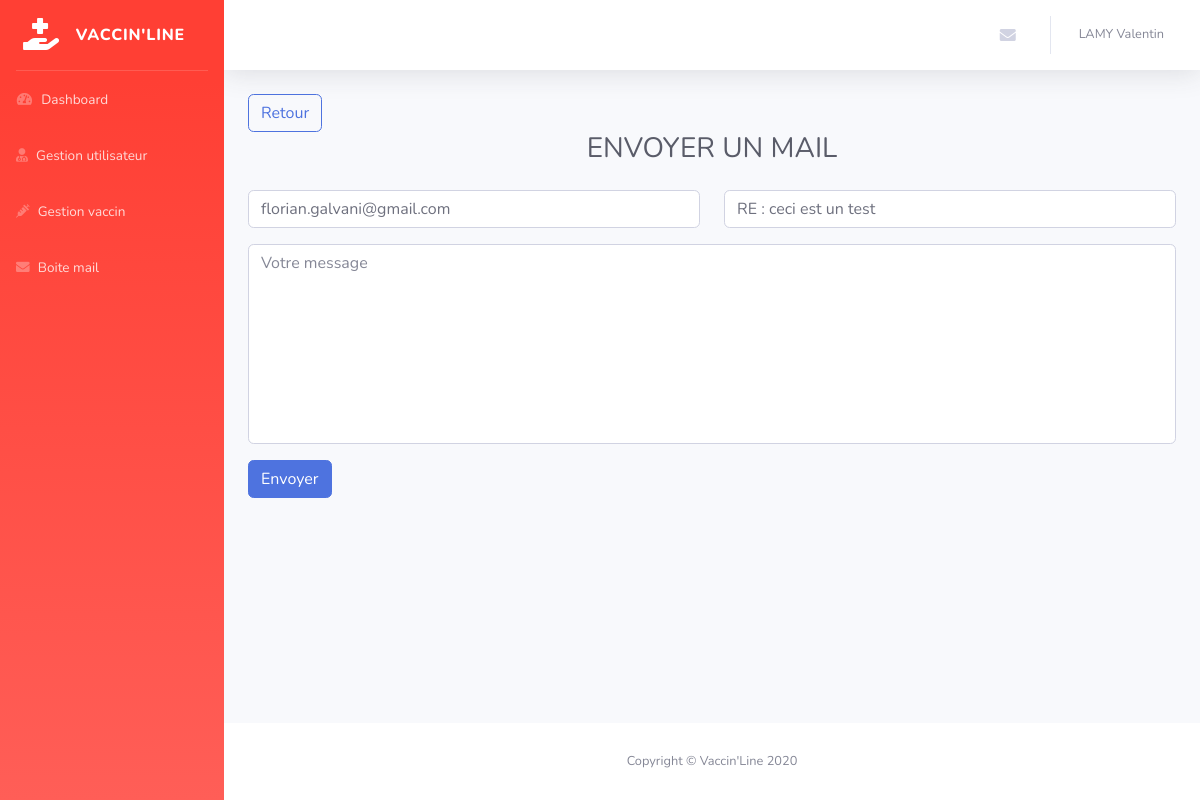
Screenshot of /admin/reply-mail.php?id=7 (signed in) with the database file from the repository.
### tables this page shows
CREATE TABLE `vl_contacts` (
  `id` int(11) NOT NULL,
  `email` varchar(150) NOT NULL,
  `message` varchar(255) NOT NULL,
  `created_at` datetime NOT NULL,
  `lu` varchar(3) NOT NULL DEFAULT 'non',
  `object` varchar(255) NOT NULL,
  `status` int(11) NOT NULL DEFAULT 1
);

### admin/inc/header-back.php (the view, shortened to what this page needs)
<!DOCTYPE html>
<html lang="fr">
<head>
    <link href="vendor/fontawesome-free/css/all.min.css" rel="stylesheet" type="text/css">
    <link href="asset/css/sb-admin-2.min.css" rel="stylesheet">
</head>
<body id="page-top">
    <div id="wrapper">
        <ul class="navbar-nav bg-gradient-primary sidebar sidebar-dark accordion" id="accordionSidebar">
            <a class="sidebar-brand d-flex align-items-center justify-content-center" href="../index.php">
                <div class="sidebar-brand-icon ">
                    <i class="fas fa-hand-holding-medical"></i>
                </div>
                <div class="sidebar-brand-text mx-3">Vaccin'Line</div>
            </a>
            <hr class="sidebar-divider my-0">
            <li class="nav-item">
                <a class="nav-link" href="index.php">
                    <i class="fas fa-fw fa-tachometer-alt"></i>
                    <span>Dashboard</span></a>
                <a class="nav-link" href="manage-user.php">
                    <i class="fas fa-user-md"></i>
                    <span>Gestion utilisateur</span></a>
                <a class="nav-link" href="manage-vaccin.php">
                    <i class="fas fa-syringe"></i>
                    <span>Gestion vaccin</span></a>
                <a class="nav-link" href="list-mail.php">
                    <i class="fas fa-envelope"></i>
                    <span>Boite mail</span></a>
            </li>
        </ul>
        <div id="content-wrapper" class="d-flex flex-column">
            <div id="content">
                <nav class="navbar navbar-expand navbar-light bg-white topbar mb-4 static-top shadow">
                    <ul class="navbar-nav ml-auto">
                        <li class="nav-item dropdown no-arrow mx-1">
                            <a class="nav-link dropdown-toggle" href="#" id="messagesDropdown" role="button"
                                data-toggle="dropdown" aria-haspopup="true" aria-expanded="false">
                                <i class="fas fa-envelope fa-fw"></i>
                            </a>
                        </li>
                        <li class="nav-item dropdown no-arrow">
                            <a class="nav-link dropdown-toggle" href="#" id="userDropdown" role="button"
                                data-toggle="dropdown" aria-haspopup="true" aria-expanded="false">
                                <span class="mr-2 d-none d-lg-inline text-gray-600 small"><?php echo mb_strtoupper($_SESSION['user']['nom']) . ' ' . ucfirst($_SESSION['user']['prenom']); ?></span>
                            </a>
                        </li>
                    </ul>
                </nav>

### admin/reply-mail.php (shortened to what this page needs)
<?php
include('../inc/pdo.php');
$title = 'Envoyer un mail';
$errors = array();
if (!empty($_GET['id']) && is_numeric($_GET['id'])){
  $id = $_GET['id'];
  $sql = "SELECT * FROM vl_contacts WHERE status = 1 AND id = :id";
  $query = $pdo->prepare($sql);
  $query -> bindValue(':id', $id, PDO::PARAM_INT);
  $query->execute();
  $email = $query->fetch();
}
include('inc/header-back.php');
 ?>
    <div class="container-fluid">
        <a href="<?php if(!empty($_GET['id'])){echo 'single-mail.php?id='. $_GET['id'];}else{ echo 'list-mail.php';} ?>" class="btn btn-outline-primary">Retour</a>
        <h1 class="h3 mb-4 text-center text-gray-800"><?php echo mb_strtoupper($title); ?></h1>
        <form class="" action="reply-mail.php<?php if(!empty($_GET['id'])){echo '?id='. $_GET['id'];} ?>" method="post">
          <div class="row">
            <div class="col">
              <input type="email" name="couriel" id="couriel" class="form-control <?php if(count($errors['couriel']) != 0) { echo 'is-invalid';} ?>" <?php if(!empty($email)){echo 'value="'. $email['email'] .'"';} else {echo 'placeholder="Email"';} ?>>
            </div>
            <div class="col">
              <input type="text" name="object" id="object" class="form-control <?php if(count($errors['object']) != 0) { echo 'is-invalid';} ?>" <?php if(!empty($email)){echo 'value="RE : '. $email['object'] .'"';} else {echo 'placeholder="Objet"';} ?>>
            </div>
          </div>
          <div class="mb-3">
            <textarea name="content" style="resize: none; height: 200px;" class="form-control <?php if(count($errors['content']) != 0) { echo 'is-invalid';} ?> mt-3" id="content" placeholder="Votre message" required></textarea>
          </div>
          <input type="submit" name="submitted" value="Envoyer" class="btn btn-primary">
        </form>
    </div>
<?php
include('inc/footer-back.php');

### rows the page displays
vl_contacts: couriel "florian.galvani@gmail.com", object "RE : ceci est un test"

### other values shown
mb_strtoupper($_SESSION['user']['nom']) "LAMY"
$_SESSION['user']['prenom'] "Valentin"
mb_strtoupper($title) "ENVOYER UN MAIL"
